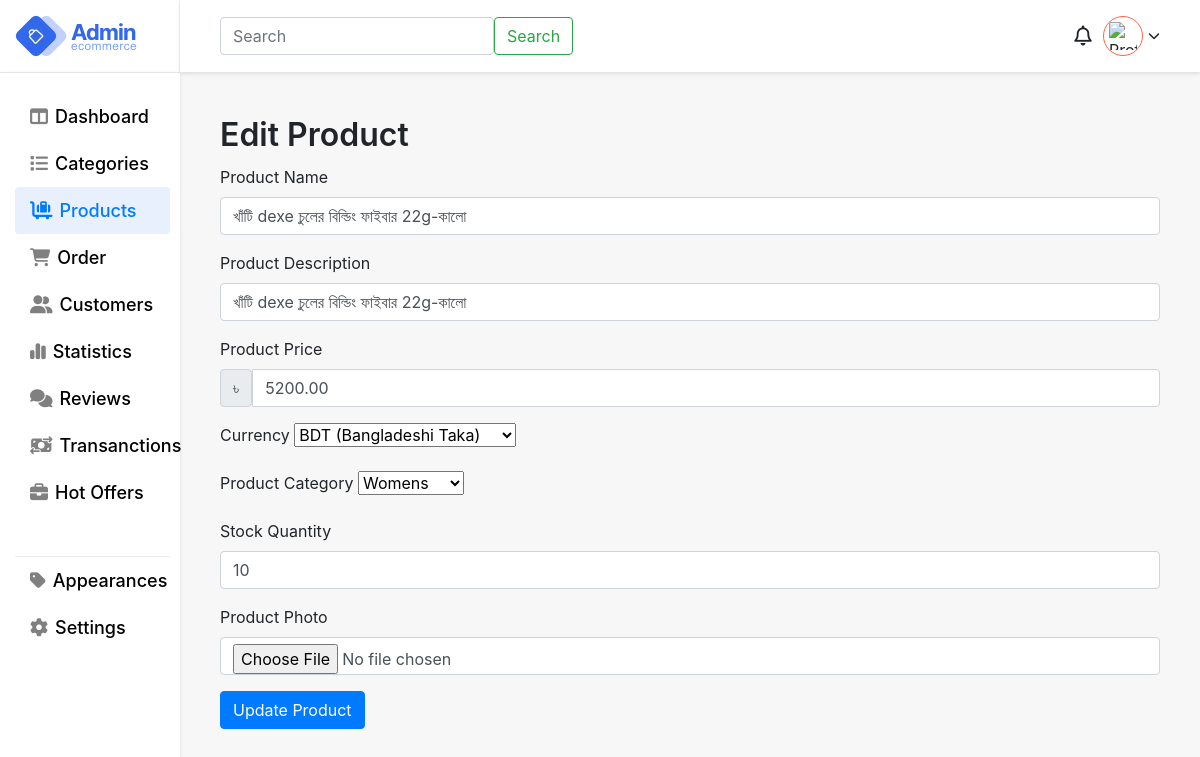
Before: /files/edit_product.php?up_id=4 (signed in) with the older database file.
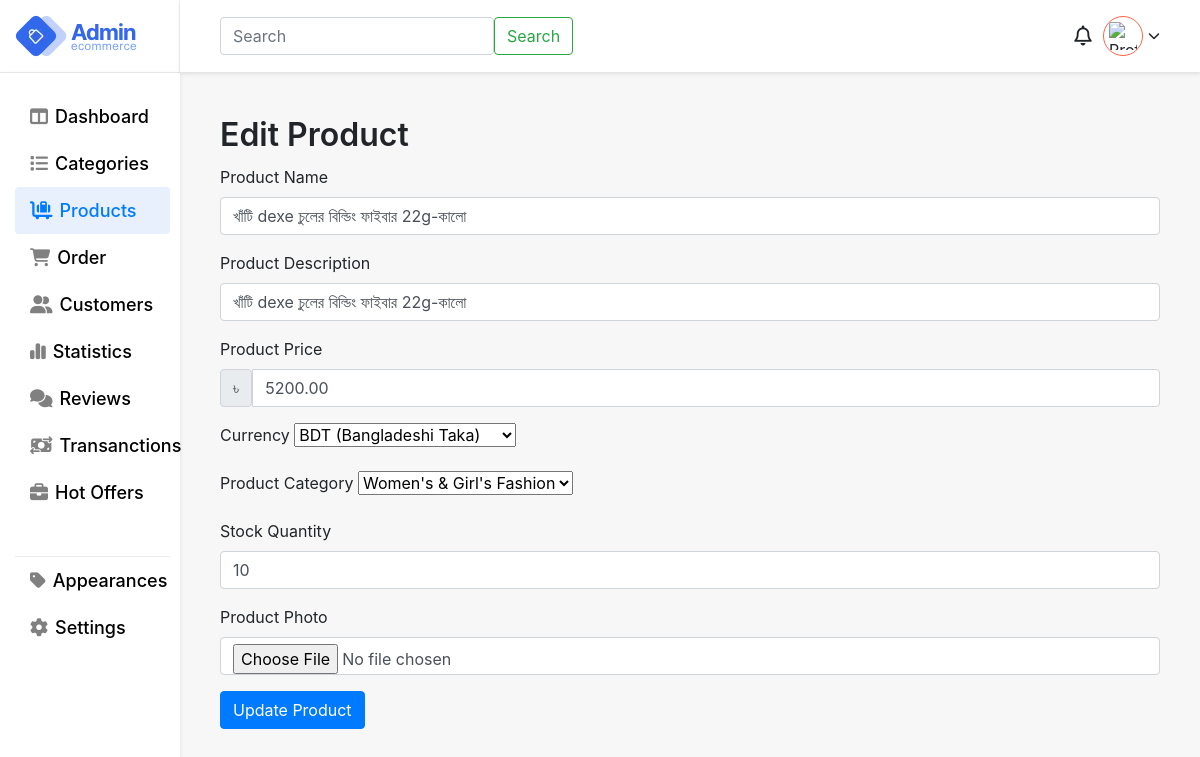
After: the same page with the newer database file.
### tables this page shows
CREATE TABLE `products` (
  `id` int(11) NOT NULL,
  `name` varchar(255) DEFAULT NULL,
  `product_photo` blob NOT NULL,
  `description` text DEFAULT NULL,
  `price` decimal(10,2) DEFAULT NULL,
  `category_id` int(11) DEFAULT NULL,
  `stock_quantity` int(11) DEFAULT NULL,
  `currency_code` varchar(3) DEFAULT 'BDT',
  `created_at` timestamp NOT NULL DEFAULT current_timestamp(),
  `updated_at` timestamp NOT NULL DEFAULT current_timestamp() ON UPDATE current_timestamp()
);

CREATE TABLE `categories` (
  `id` int(11) NOT NULL,
  `name` varchar(255) DEFAULT NULL,
  `parent_category_id` int(11) DEFAULT NULL,
  `category_description` text DEFAULT NULL,
  `created_at` timestamp NOT NULL DEFAULT current_timestamp(),
  `updated_at` timestamp NOT NULL DEFAULT current_timestamp() ON UPDATE current_timestamp(),
  `level` int(11) DEFAULT 0
);

### files/edit_product.php (the view, shortened to what the changed rows need)
<?php
require_once "../auth/db-connection/config.php";
$productId = $_GET['up_id'];
$sql = "SELECT * FROM products WHERE id = :productId";
$stmt = $connection->prepare($sql);
$stmt->bindParam(":productId", $productId, PDO::PARAM_INT);
if ($stmt->execute()) {
    $product = $stmt->fetch(PDO::FETCH_ASSOC);
} else {
    echo "Oops! Something went wrong. Please try again later.";
    exit;
}
$sql = "SELECT * FROM categories";
$stmt = $connection->query($sql);
$categories = $stmt->fetchAll(PDO::FETCH_ASSOC);
?>
<!DOCTYPE html>
<html lang="en">
<head>
    <link rel="stylesheet" href="https://stackpath.bootstrapcdn.com/bootstrap/4.5.2/css/bootstrap.min.css">
    <link rel="stylesheet" href="https://cdnjs.cloudflare.com/ajax/libs/font-awesome/6.5.1/css/all.min.css" />
    <link rel="stylesheet" href="../styling/style.css">
</head>
<body style="background:#f7f7f7;">
    <main>
        <div class="app-wrapper">
            <div class="header-body">
                <div class="h-container">
                    <div class="main">
                    <div class="flex">
                        <h1 class="page-heading"> Edit Product </h1>
                    </div>
                        <form id="editProductForm" action="../auth/backend-assets/product/update_product.php" method="post" enctype="multipart/form-data">
                        <div class="mb-3">
                            <label for="editProductName" class="form-label">Product Name</label>
                            <input type="text" class="form-control" id="editProductName" name="editProductName" value="<?php echo htmlspecialchars($product['name'] ?? ''); ?>" required>
                        </div>
                        <div class="mb-3">
                            <label for="editProductDescription" class="form-label">Product Description</label>
                            <input type="text" class="form-control" id="editProductDescription" name="editProductDescription" value="<?php echo htmlspecialchars($product['description'] ?? ''); ?>" required>
                        </div>
                        <div class="mb-3">
                            <div class="input-group">
                                <span id="editCurrencySymbol" class="input-group-text"></span>
                                <input type="text" class="form-control" id="editProductPrice" name="editProductPrice" value="<?php echo htmlspecialchars($product['price'] ?? ''); ?>" required>
                            </div>
                        </div>
                        <div class="mb-3">
                            <label for="editCurrency" class="form-label">Currency</label>
                            <select class="form-select" id="editCurrency" name="editProductCurrency" required>
                                <option value="BDT" <?php echo ($product['currency_code'] == 'BDT') ? 'selected' : ''; ?>>BDT (Bangladeshi Taka)</option>
                            </select>
                        </div>
                        <div class="mb-3">
                            <label for="editProductCategory" class="form-label">Product Category</label>
                            <select class="form-select" id="editProductCategory" name="editProductCategory" required>
                                <?php foreach ($categories as $category): ?>
                                    <option value="<?php echo $category['id']; ?>" <?php echo ($product['category_id'] == $category['id']) ? 'selected' : ''; ?>><?php echo htmlspecialchars($category['name']); ?></option>
                                <?php endforeach; ?>
                            </select>
                        </div>
                        <div class="mb-3">
                            <label for="editProductStock" class="form-label">Stock Quantity</label>
                            <input type="text" class="form-control" id="editProductStock" name="editProductStock" value="<?php echo htmlspecialchars($product['stock_quantity'] ?? ''); ?>" required>
                        </div>
                    </form>
                </div>
            </div>
        </div>
    </div>
</main>
</body>
</html>

Changed rows visible on the page:
changed through a linked row, products "খাঁটি dexe চুলের বিল্ডিং ফাইবার 22g-কালো": editProductCategory "Womens" → "Women's & Girl's Fashion"
